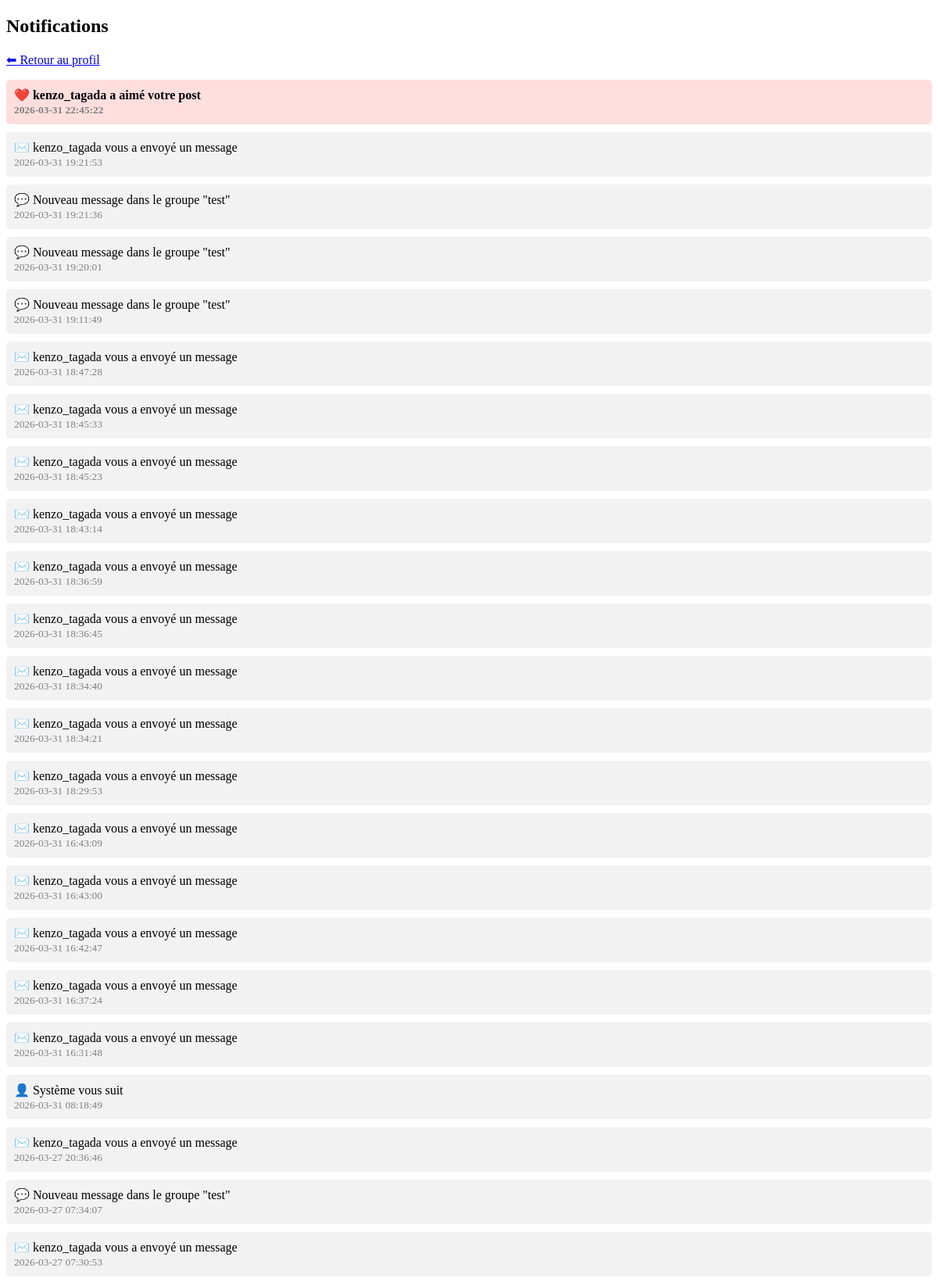
The app's page /notifications (signed in, upper part) with its own data.
### tables this page shows
CREATE TABLE notifications (
            id INTEGER PRIMARY KEY AUTOINCREMENT,
            user_id INTEGER,            -- Utilisateur qui reçoit la notification
            type TEXT,                  -- 'like_post', 'like_comment', 'comment', 'follow'
            ref_id INTEGER,             -- ID du post/comment ou follower
            seen INTEGER DEFAULT 0,     -- 0 = non lu, 1 = lu
            created_at TIMESTAMP, from_user_id INTEGER, from_username TEXT, post_id INTEGER, comment_id INTEGER, is_read INTEGER DEFAULT 0, read INTEGER DEFAULT 0, content TEXT DEFAULT '',
            FOREIGN KEY(user_id) REFERENCES users(id)
        );

### __init__.py (the view)
@app.route('/notifications')
def notifications():
    if 'user_id' not in session:
        return redirect(url_for('connexion'))
    user_id = session['user_id']
    conn = get_db_connection()
    cursor = conn.cursor()
    cursor.execute('''
        SELECT
            n.*,
            g.name AS group_name
        FROM notifications n
        LEFT JOIN groupes g ON n.type = 'group_message' AND n.ref_id = g.id
        WHERE n.user_id = ?
        ORDER BY n.created_at DESC
    ''', (user_id,))
    raw_notifications = cursor.fetchall()
    cursor.execute(
        'UPDATE notifications SET seen = 1 WHERE user_id = ? AND seen = 0',
        (user_id,)
    )
    conn.commit()
    notifications_list = []
    for n in raw_notifications:
        notif = dict(n)
        from_user_id = notif.get('from_user_id')
        if from_user_id:
            cursor.execute('SELECT username FROM users WHERE id = ?', (from_user_id,))
            user_row = cursor.fetchone()
            notif['from_username'] = user_row['username'] if user_row else f"Utilisateur #{from_user_id}"
        else:
            notif['from_username'] = 'Système'
        if notif['type'] == 'message' and from_user_id:
            notif['conversation_link'] = url_for('message', receiver_id=from_user_id)
        elif notif['type'] == 'group_message' and notif.get('ref_id'):
            notif['conversation_link'] = url_for('groupe_page', group_id=notif['ref_id'])
        else:
            notif['conversation_link'] = None
        notifications_list.append(notif)
    cursor.close()
    conn.close()
    return render_template('notifications.html', notifications=notifications_list)

### __init__.py (called while the page is built)
def get_db_connection():
    conn = sqlite3.connect(DB_PATH)
    conn.row_factory = sqlite3.Row
    conn.execute("PRAGMA foreign_keys = ON")
    conn.execute("PRAGMA journal_mode=WAL")
    return conn

### templates/notifications.html (shortened to what this page needs)
<!DOCTYPE html>
<html lang="fr">
<head>
</head>
<body>
<h2>Notifications</h2>
<a href="{{ url_for('profil') }}">⬅ Retour au profil</a>
<ul>
{% if notifications %}
    {% for n in notifications %}
        {% set status_class = 'unread' if not n.get('seen') else 'read' %}
        {% set username = n.get('from_username') or 'Utilisateur inconnu' %}
        {% set link = n.get('conversation_link') %}
        {% set text = '' %}
        {% if n.get('type') == 'like_post' %}
            {% set text = '❤️ ' ~ username ~ ' a aimé votre post' %}
            {% if n.get('from_user_id') and not link %}
                {% set link = url_for('profil_public', user_id=n.from_user_id) %}
            {% endif %}
        {% elif n.get('type') == 'comment' %}
            {% set text = '💬 ' ~ username ~ ' a commenté votre post' %}
            {% if n.get('from_user_id') and not link %}
                {% set link = url_for('profil_public', user_id=n.from_user_id) %}
            {% endif %}
        {% elif n.get('type') == 'follow' %}
            {% set text = '👤 ' ~ username ~ ' vous suit' %}
        {% elif n.get('type') == 'message' %}
            {% set text = '✉️ ' ~ username ~ ' vous a envoyé un message' %}
            {% if n.get('from_user_id') and not link %}
                {% set link = url_for('message', receiver_id=n.from_user_id) %}
            {% endif %}
        {% elif n.get('type') == 'group_message' %}
            {% set text = '💬 Nouveau message dans le groupe "' ~ (n.get('group_name') or 'Groupe') ~ '"' %}
            {% if not link %}
                {% set link = url_for('groupe_page', group_id=n.get('ref_id')) %}
            {% endif %}
        {% else %}
            {% set text = n.get('content') or '' %}
        {% endif %}
        <li>
            {% if link %}
                <a href="{{ link }}" class="notification-link {{ status_class }}">
                    {{ text }}<br><small>{{ n.get('created_at') or '' }}</small>
                </a>
            {% else %}
                <span class="notification-link {{ status_class }}">
                    {{ text }}<br><small>{{ n.get('created_at') or '' }}</small>
                </span>
            {% endif %}
        </li>
    {% endfor %}
{% else %}
    <li>Aucune notification</li>
{% endif %}
</ul>
</body>
</html>

### templates/notifications.html (style rules this page uses)
ul { list-style: none; padding: 0; }
li { margin-bottom: 10px; }
a.notification-link, span.notification-link { display: block; padding: 10px; text-decoration: none; color: #000; border-radius: 5px; }
.read { background: #f2f2f2; }
.unread { background: #ffdede; font-weight: bold; }
small { color: gray; }

### records on screen
notifications: created_at "2026-03-31 22:45:22"
notifications: created_at "2026-03-31 19:21:53"
notifications: created_at "2026-03-31 19:21:36"
notifications: created_at "2026-03-31 19:20:01"
notifications: created_at "2026-03-31 19:11:49"
notifications: created_at "2026-03-31 18:47:28"
notifications: created_at "2026-03-31 18:45:33"
notifications: created_at "2026-03-31 18:45:23"
notifications: created_at "2026-03-31 18:43:14"
notifications: created_at "2026-03-31 18:36:59"
notifications: created_at "2026-03-31 18:36:45"
notifications: created_at "2026-03-31 18:34:40"
notifications: created_at "2026-03-31 18:34:21"
notifications: created_at "2026-03-31 18:29:53"
notifications: created_at "2026-03-31 16:43:09"
notifications: created_at "2026-03-31 16:43:00"
notifications: created_at "2026-03-31 16:42:47"
notifications: created_at "2026-03-31 16:37:24"
notifications: created_at "2026-03-31 16:31:48"
notifications: text "👤 Système vous suit", created_at "2026-03-31 08:18:49"
notifications: created_at "2026-03-27 20:36:46"
notifications: text "💬 Nouveau message dans le groupe \"test\"", created_at "2026-03-27 07:34:07"
notifications: created_at "2026-03-27 07:30:53"

### other values on screen
{{ text }} "❤️ kenzo_tagada a aimé votre post" "✉️ kenzo_tagada vous a envoyé un message" "💬 Nouveau message dans le groupe \"test\"" "💬 Nouveau message dans le groupe \"test\"" "💬 Nouveau message dans le groupe \"test\"" "✉️ kenzo_tagada vous a envoyé un message" "✉️ kenzo_tagada vous a envoyé un message" "✉️ kenzo_tagada vous a envoyé un message" "✉️ kenzo_tagada vous a envoyé un message" "✉️ kenzo_tagada vous a envoyé un message" "✉️ kenzo_tagada vous a envoyé un message" "✉️ kenzo_tagada vous a envoyé un message" "✉️ kenzo_tagada vous a envoyé un message" "✉️ kenzo_tagada vous a envoyé un message" "✉️ kenzo_tagada vous a envoyé un message" "✉️ kenzo_tagada vous a envoyé un message" "✉️ kenzo_tagada vous a envoyé un message" "✉️ kenzo_tagada vous a envoyé un message" "✉️ kenzo_tagada vous a envoyé un message" "✉️ kenzo_tagada vous a envoyé un message" "✉️ kenzo_tagada vous a envoyé un message"
